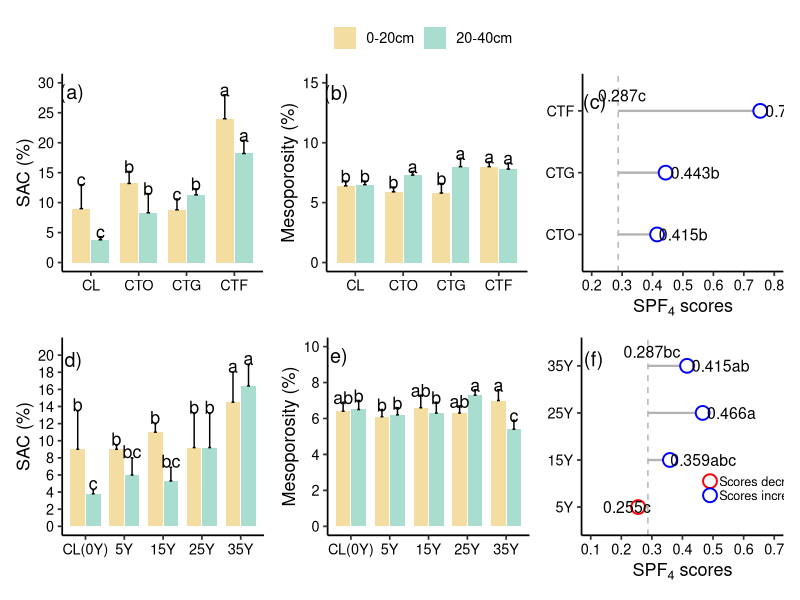
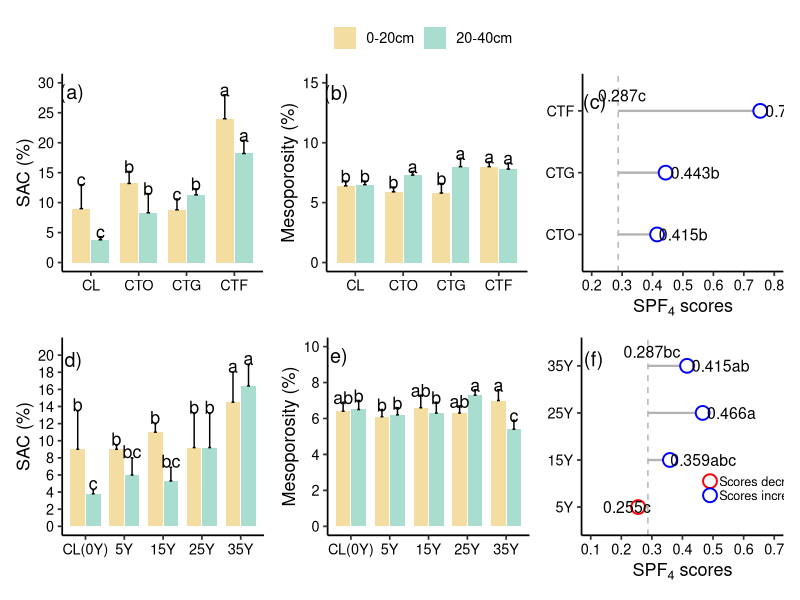
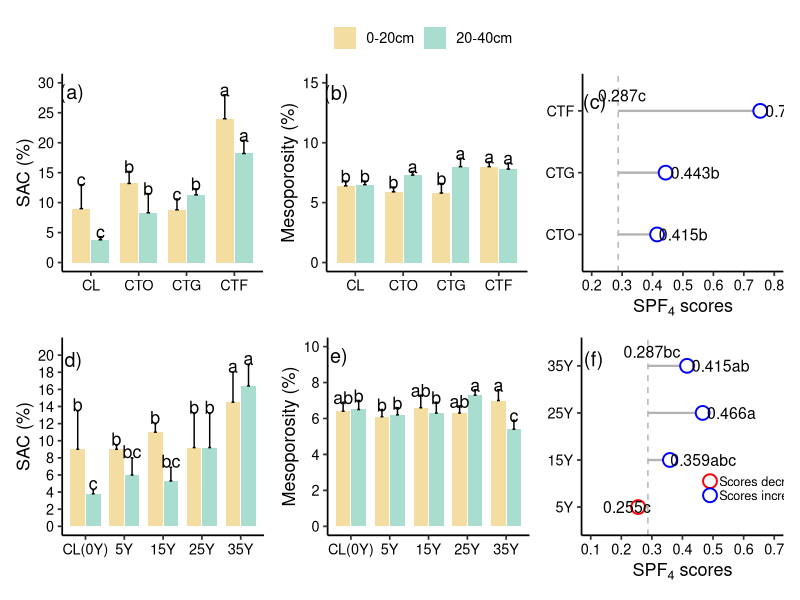

Source code (R) for these figures, in order:
#========================
# 1. 加载包
#========================
if (!require(ggplot2)) install.packages("ggplot2")
if (!require(patchwork)) install.packages("patchwork")

library(ggplot2)
library(patchwork)

#========================
# 2. 通用设置
#========================
cols_bar <- c("0-20cm" = "#F3DDA0", "20-40cm" = "#A8DDD0")
pd <- position_dodge(0.8)

theme_bar <- theme_classic(base_size = 13) +
  theme(
    legend.title = element_blank(),
    legend.position = "top",
    axis.text = element_text(color = "black"),
    axis.title.x = element_blank()
  )

theme_point <- theme_classic(base_size = 13) +
  theme(
    axis.text = element_text(color = "black"),
    legend.position = "none"
  )

#========================
# 3. (a) SAC，不同恢复类型
#========================
df_a <- data.frame(
  group = rep(c("CL", "CTO", "CTG", "CTF"), each = 2),
  depth = rep(c("0-20cm", "20-40cm"), 4),
  mean  = c(9.0, 3.8,
            13.2, 8.3,
            8.8, 11.3,
            24.0, 18.2),
  se    = c(4.0, 0.5,
            2.0, 3.2,
            1.8, 1.0,
            4.0, 2.2),
  letter = c("c", "c",
             "b", "b",
             "c", "b",
             "a", "a")
)
df_a$group <- factor(df_a$group, levels = c("CL", "CTO", "CTG", "CTF"))
df_a$depth <- factor(df_a$depth, levels = c("0-20cm", "20-40cm"))

p_a <- ggplot(df_a, aes(x = group, y = mean, fill = depth)) +
  geom_col(width = 0.75, position = pd) +
  geom_errorbar(aes(ymin = mean, ymax = mean + se), width = 0.15, position = pd) +
  geom_text(aes(y = mean + se + 0.8, label = letter), position = pd, size = 4.5) +
  scale_fill_manual(values = cols_bar) +
  scale_y_continuous(limits = c(0, 30), breaks = seq(0, 30, 5)) +
  labs(y = "SAC (%)") +
  annotate("text", x = 0.6, y = 28.5, label = "(a)", size = 5) +
  theme_bar

#========================
# 4. (b) Mesoporosity，不同恢复类型
#========================
df_b <- data.frame(
  group = rep(c("CL", "CTO", "CTG", "CTF"), each = 2),
  depth = rep(c("0-20cm", "20-40cm"), 4),
  mean  = c(6.4, 6.5,
            5.9, 7.3,
            5.8, 8.0,
            8.0, 7.8),
  se    = c(0.4, 0.3,
            0.4, 0.3,
            0.8, 0.7,
            0.4, 0.5),
  letter = c("b", "b",
             "b", "a",
             "b", "a",
             "a", "a")
)
df_b$group <- factor(df_b$group, levels = c("CL", "CTO", "CTG", "CTF"))
df_b$depth <- factor(df_b$depth, levels = c("0-20cm", "20-40cm"))

p_b <- ggplot(df_b, aes(x = group, y = mean, fill = depth)) +
  geom_col(width = 0.75, position = pd) +
  geom_errorbar(aes(ymin = mean, ymax = mean + se), width = 0.15, position = pd) +
  geom_text(aes(y = mean + se + 0.4, label = letter), position = pd, size = 4.5) +
  scale_fill_manual(values = cols_bar) +
  scale_y_continuous(limits = c(0, 15), breaks = seq(0, 15, 5)) +
  labs(y = "Mesoporosity (%)") +
  annotate("text", x = 0.6, y = 14.2, label = "(b)", size = 5) +
  theme_bar

#========================
# 5. (c) SPF4，不同恢复类型
# 全部蓝圈，参考线 0.287c
#========================
df_c <- data.frame(
  group = factor(c("CTF", "CTG", "CTO"), levels = c("CTO", "CTG", "CTF")),
  score = c(0.754, 0.443, 0.415)
)

p_c <- ggplot() +
  geom_segment(data = df_c,
               aes(x = 0.287, xend = score, y = group, yend = group),
               color = "grey70", linewidth = 0.8) +
  geom_vline(xintercept = 0.287, linetype = "dashed", color = "grey70") +
  geom_point(data = df_c,
             aes(x = score, y = group),
             color = "blue", shape = 21, fill = "white", size = 4, stroke = 1) +
  scale_x_continuous(limits = c(0.2, 0.8), breaks = seq(0.2, 0.8, 0.1)) +
  labs(x = expression(SPF[4]~scores), y = NULL) +
  theme_point +
  annotate("text", x = 0.21, y = 3.15, label = "(c)", size = 5) +
  annotate("text", x = 0.30, y = 3.25, label = "0.287c", size = 4) +
  annotate("text", x = 0.77, y = 3.00, label = "0.754a", hjust = 0, size = 4) +
  annotate("text", x = 0.46, y = 2.00, label = "0.443b", hjust = 0, size = 4) +
  annotate("text", x = 0.42, y = 1.00, label = "0.415b", hjust = 0, size = 4)

#========================
# 6. (d) SAC，不同恢复年限
#========================
df_d <- data.frame(
  group = rep(c("CL(0Y)", "5Y", "15Y", "25Y", "35Y"), each = 2),
  depth = rep(c("0-20cm", "20-40cm"), 5),
  mean  = c(9.0, 3.8,
            9.0, 6.0,
            11.0, 5.3,
            9.2, 9.2,
            14.5, 16.4),
  se    = c(4.5, 0.5,
            0.5, 2.0,
            1.0, 1.6,
            4.0, 4.0,
            3.5, 2.5),
  letter = c("b", "c",
             "b", "bc",
             "b", "bc",
             "b", "b",
             "a", "a")
)
df_d$group <- factor(df_d$group, levels = c("CL(0Y)", "5Y", "15Y", "25Y", "35Y"))
df_d$depth <- factor(df_d$depth, levels = c("0-20cm", "20-40cm"))

p_d <- ggplot(df_d, aes(x = group, y = mean, fill = depth)) +
  geom_col(width = 0.75, position = pd) +
  geom_errorbar(aes(ymin = mean, ymax = mean + se), width = 0.15, position = pd) +
  geom_text(aes(y = mean + se + 0.7, label = letter), position = pd, size = 4.5) +
  scale_fill_manual(values = cols_bar) +
  scale_y_continuous(limits = c(0, 21), breaks = seq(0, 20, 2)) +
  labs(y = "SAC (%)") +
  annotate("text", x = 0.6, y = 19.5, label = "(d)", size = 5) +
  theme_bar

#========================
# 7. (e) Mesoporosity，不同恢复年限
#========================
df_e <- data.frame(
  group = rep(c("CL(0Y)", "5Y", "15Y", "25Y", "35Y"), each = 2),
  depth = rep(c("0-20cm", "20-40cm"), 5),
  mean  = c(6.4, 6.5,
            6.1, 6.2,
            6.6, 6.3,
            6.3, 7.3,
            7.0, 5.4),
  se    = c(0.5, 0.5,
            0.4, 0.4,
            0.7, 0.6,
            0.4, 0.3,
            0.6, 0.5),
  letter = c("ab", "b",
             "b", "b",
             "ab", "b",
             "ab", "a",
             "a", "c")
)
df_e$group <- factor(df_e$group, levels = c("CL(0Y)", "5Y", "15Y", "25Y", "35Y"))
df_e$depth <- factor(df_e$depth, levels = c("0-20cm", "20-40cm"))

p_e <- ggplot(df_e, aes(x = group, y = mean, fill = depth)) +
  geom_col(width = 0.75, position = pd) +
  geom_errorbar(aes(ymin = mean, ymax = mean + se), width = 0.15, position = pd) +
  geom_text(aes(y = mean + se + 0.25, label = letter), position = pd, size = 4.5) +
  scale_fill_manual(values = cols_bar) +
  scale_y_continuous(limits = c(0, 10), breaks = seq(0, 10, 2)) +
  labs(y = "Mesoporosity (%)") +
  annotate("text", x = 0.6, y = 9.5, label = "(e)", size = 5) +
  theme_bar

#========================
# 8. (f) SPF4，不同恢复年限
# 5Y 红圈下降；其余蓝圈上升；参考线 0.287bc
#========================
df_f_all <- data.frame(
  group = factor(c("35Y", "25Y", "15Y", "5Y"), levels = c("5Y", "15Y", "25Y", "35Y")),
  score = c(0.415, 0.466, 0.359, 0.255)
)

df_f_red <- data.frame(
  group = factor("5Y", levels = c("5Y", "15Y", "25Y", "35Y")),
  score = 0.255
)

df_f_blue <- data.frame(
  group = factor(c("35Y", "25Y", "15Y"), levels = c("5Y", "15Y", "25Y", "35Y")),
  score = c(0.415, 0.466, 0.359)
)

p_f <- ggplot() +
  geom_segment(data = df_f_all,
               aes(x = 0.287, xend = score, y = group, yend = group),
               color = "grey70", linewidth = 0.8) +
  geom_vline(xintercept = 0.287, linetype = "dashed", color = "grey70") +
  geom_point(data = df_f_red,
             aes(x = score, y = group),
             color = "red", shape = 21, fill = "white", size = 4, stroke = 1) +
  geom_point(data = df_f_blue,
             aes(x = score, y = group),
             color = "blue", shape = 21, fill = "white", size = 4, stroke = 1) +
  scale_x_continuous(limits = c(0.1, 0.7), breaks = seq(0.1, 0.7, 0.1)) +
  labs(x = expression(SPF[4]~scores), y = NULL) +
  theme_point +
  annotate("text", x = 0.11, y = 4.15, label = "(f)", size = 5) +
  annotate("text", x = 0.30, y = 4.30, label = "0.287bc", size = 4) +
  annotate("text", x = 0.43, y = 4.00, label = "0.415ab", hjust = 0, size = 4) +
  annotate("text", x = 0.48, y = 3.00, label = "0.466a", hjust = 0, size = 4) +
  annotate("text", x = 0.36, y = 2.00, label = "0.359abc", hjust = 0, size = 4) +
  annotate("text", x = 0.14, y = 1.00, label = "0.255c", hjust = 0, size = 4) +
  annotate("point", x = 0.49, y = 1.55, shape = 21, size = 4, stroke = 1, color = "red", fill = "white") +
  annotate("text", x = 0.52, y = 1.55, label = "Scores decreased", hjust = 0, size = 3.2) +
  annotate("point", x = 0.49, y = 1.25, shape = 21, size = 4, stroke = 1, color = "blue", fill = "white") +
  annotate("text", x = 0.52, y = 1.25, label = "Scores increased", hjust = 0, size = 3.2)

#========================
# 9. 拼图：2×3
#========================
final_fig5 <- (p_a + p_b + p_c) / (p_d + p_e + p_f) +
  plot_layout(guides = "collect") &
  theme(
    legend.position = "top",
    legend.title = element_blank()
  )

print(final_fig5)

#========================
# 10. 保存 PNG 和 PDF
#========================
ggsave("Figure5_complete.png", plot = final_fig5,
       width = 14, height = 8, dpi = 600)

ggsave("Figure5_complete.pdf", plot = final_fig5,
       width = 14, height = 8)

cat("完整 Figure 5 已保存为 Figure5_complete.png 和 Figure5_complete.pdf\n")
